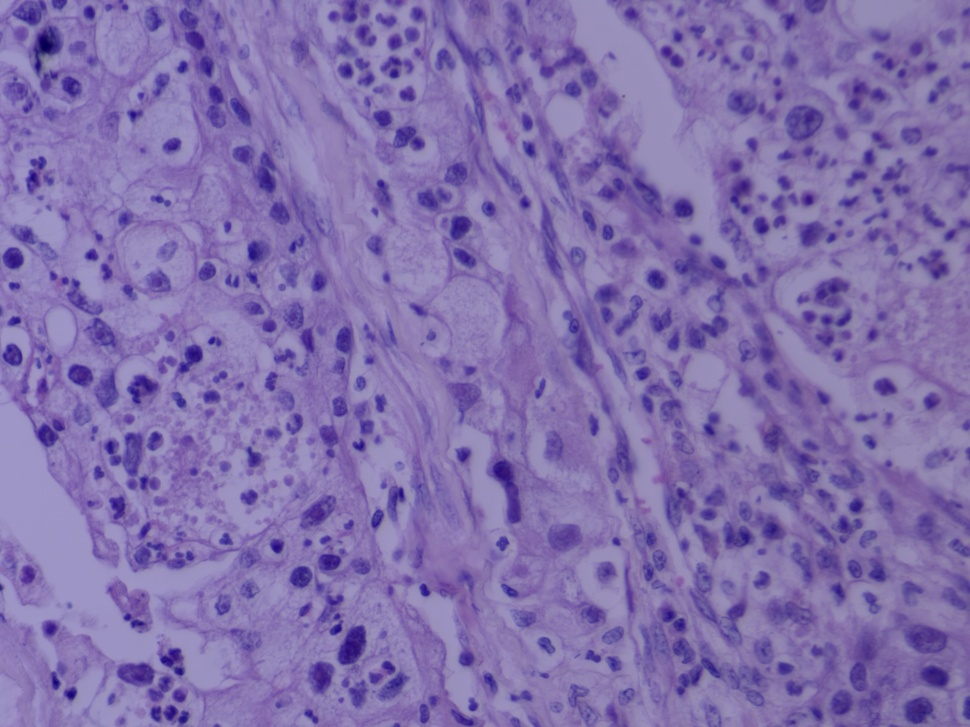
#> input picture Testes_Segmentação/Testes imagem 40x para análise/Carcinoma_40x.jpg, 970 x 727 px, shrunk from 2592 x 1944 before the run
$ jupyter execute --allow-errors TesteSegmentation.ipynb   (shell and % lines are left out)
#> lines starting #> are read from the running program, lines starting #| are printed output that depends on the picture; after the words box and inside, x2 and y2 are one past the last pixel; in counts of white or black regions, pixels touching at a corner belong together
[cell 1]
import cv2
import numpy as np
from matplotlib import pyplot as plt

[cell 2]
def mostrar(imagem, imagem_cinza=False):
  fig = plt.gcf()
  fig.set_size_inches(18,6)
  if imagem_cinza:
    plt.imshow(imagem, cmap='gray')
  else:
    plt.imshow(cv2.cvtColor(imagem, cv2.COLOR_BGR2RGB), cmap='gray')
  plt.axis('off')
  plt.show()

[cell 3]
img = cv2.imread('Carcinoma_40x.jpg')
#> img is the input picture: shape (727, 970, 3); mean B, G, R 172.5, 112.4, 130.2
mostrar(img)
gray = cv2.cvtColor(img, cv2.COLOR_BGR2GRAY)
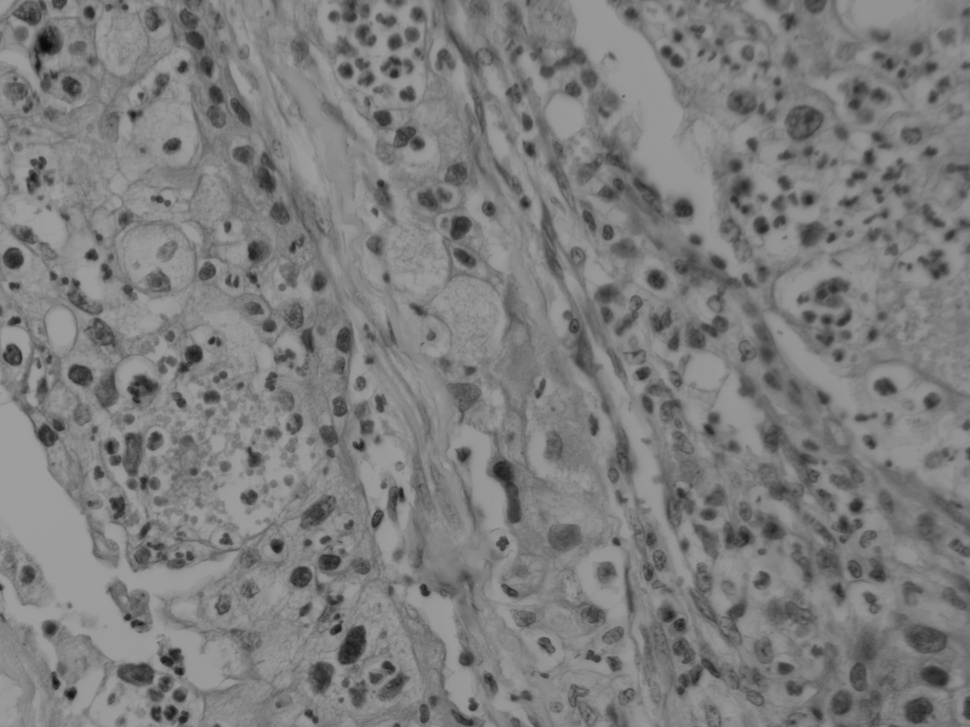
#> gray: shape (727, 970); min 10, max 160, mean 124.6
valor, otsu = cv2.threshold(gray, 0, 255, cv2.THRESH_BINARY | cv2.THRESH_OTSU)
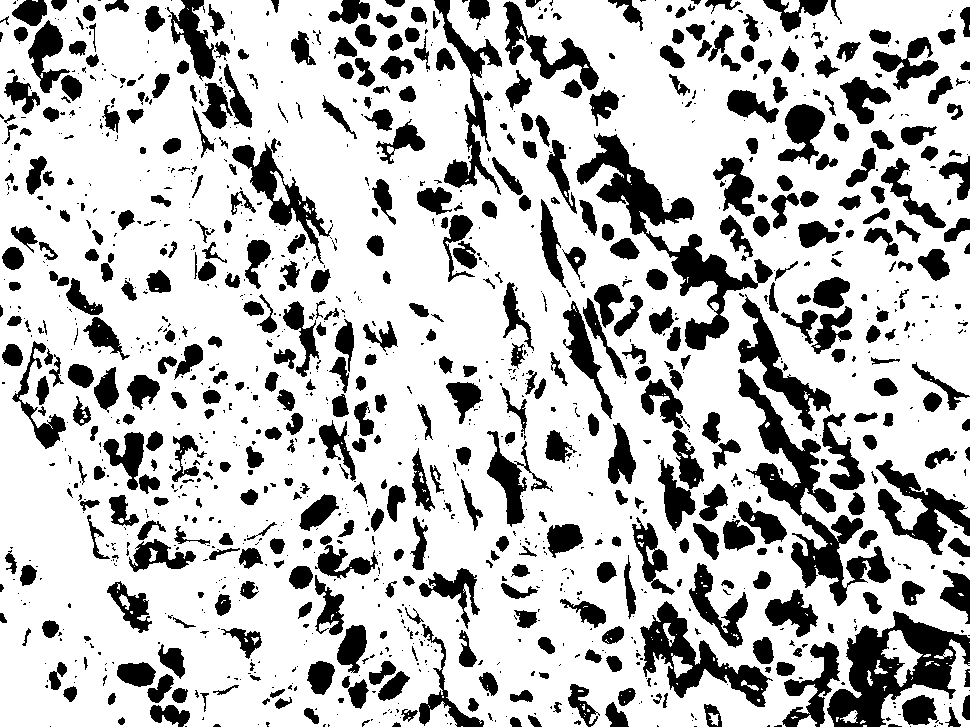
#> otsu: shape (727, 970); 74.8% white; 1327 black regions (799 under 20 px), largest, box (x1, y1, x2, y2) and area: (576, 133, 773, 350) 7866, (738, 369, 891, 606) 7763, (827, 611, 970, 727) 7253
#> valor = 114
print(valor)
#| 114.0
mostrar(otsu)

[cell 4]
adapt_media = cv2.adaptiveThreshold(gray, 255, cv2.ADAPTIVE_THRESH_MEAN_C, cv2.THRESH_BINARY, 11, 9)
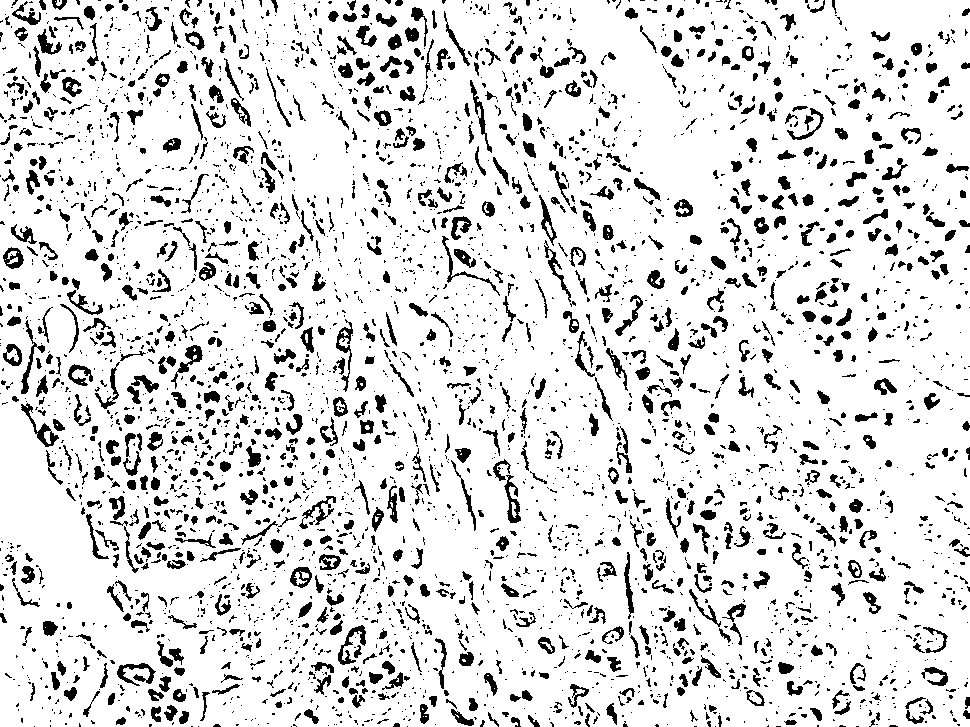
#> adapt_media: shape (727, 970); 86.8% white; 3870 black regions (2731 under 20 px), largest, box (x1, y1, x2, y2) and area: (117, 663, 156, 686) 369, (21, 403, 59, 447) 366, (338, 625, 366, 665) 356
mostrar(adapt_media)

[cell 5]
img = cv2.imread('histo_img_preprocessed.jpg')
#> (the rest of this cell did not finish here and is left out)
